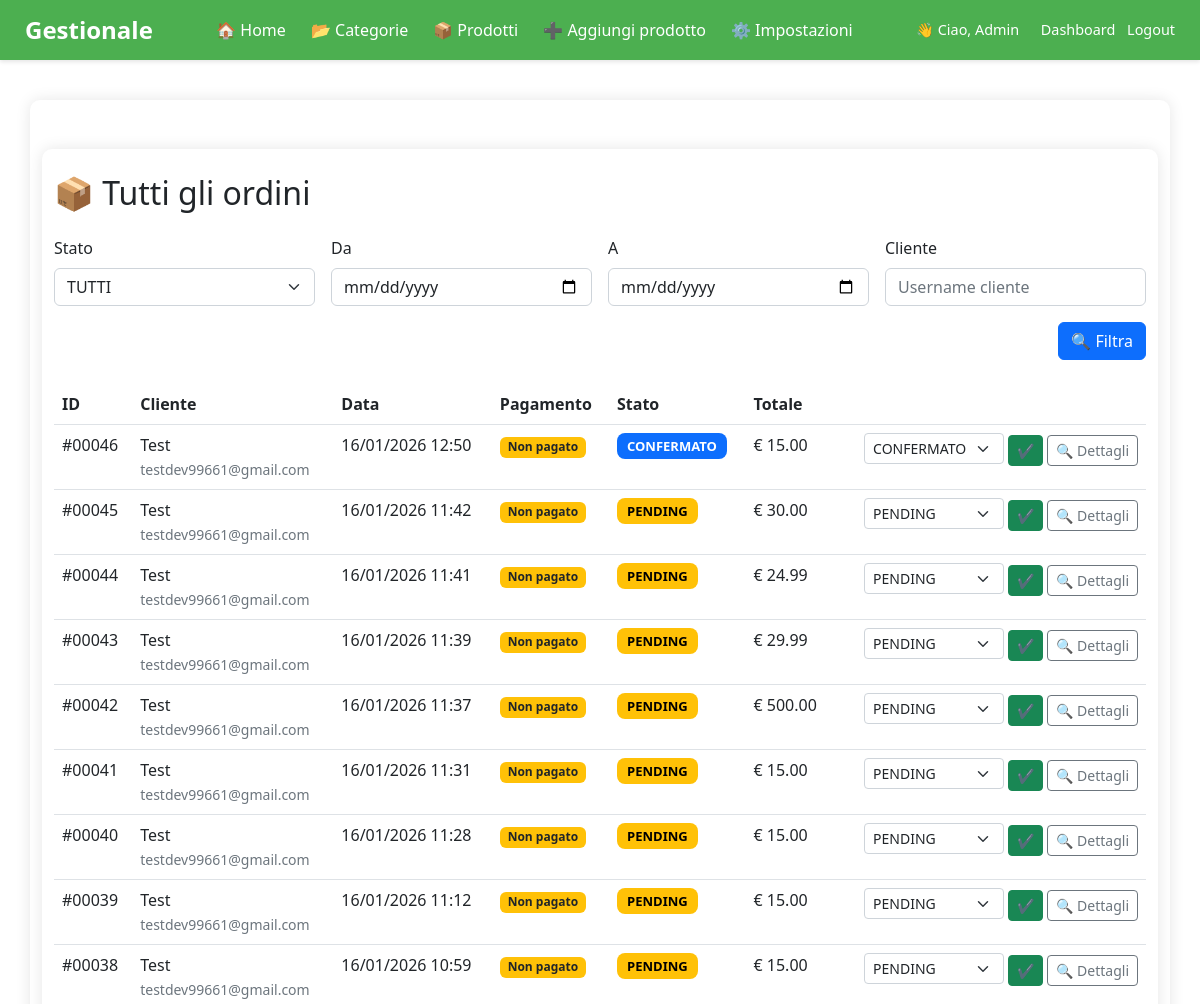
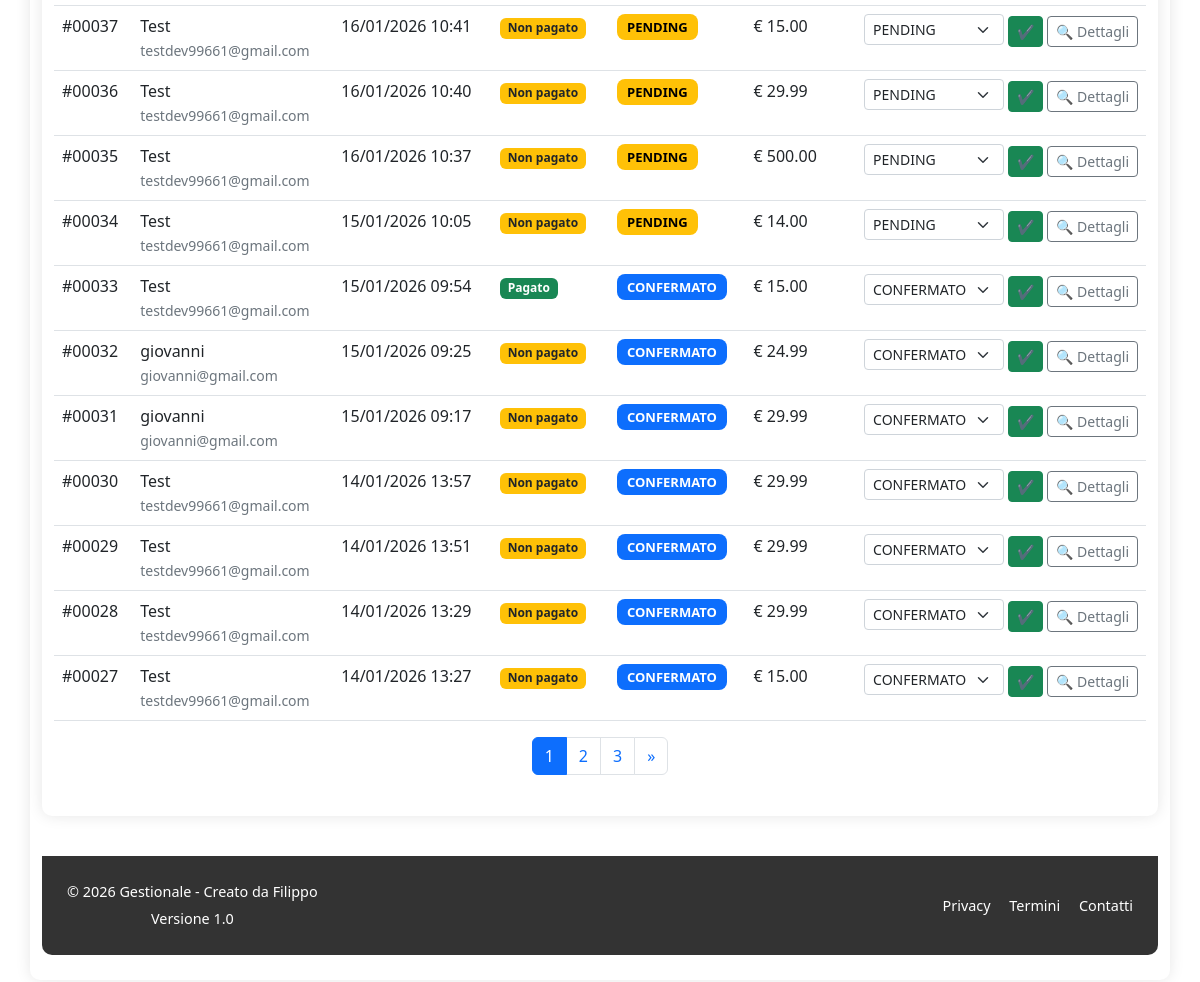
/admin/ordini (signed in), run on an earlier commit of the app's database (2 pictures, top to bottom).
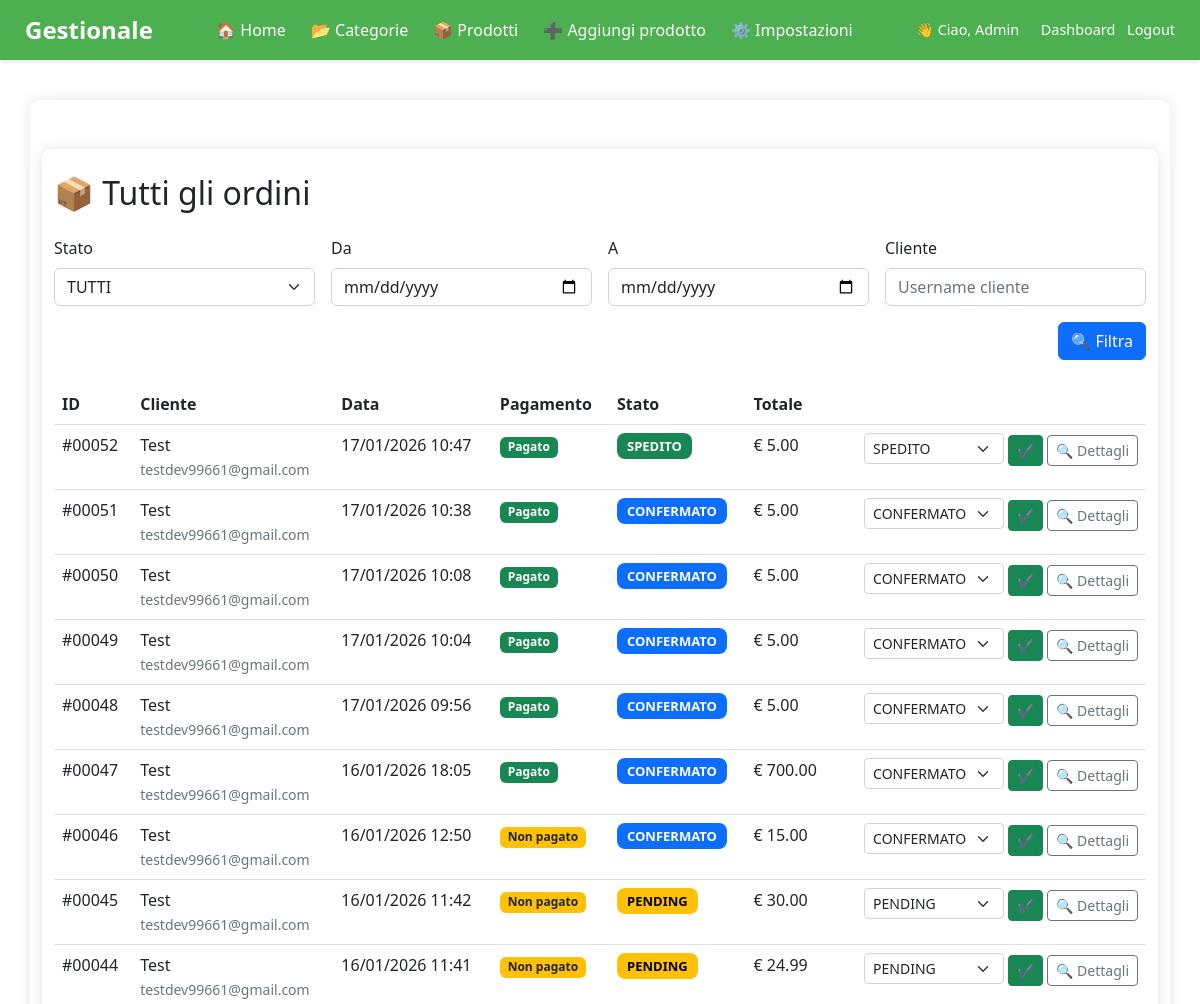
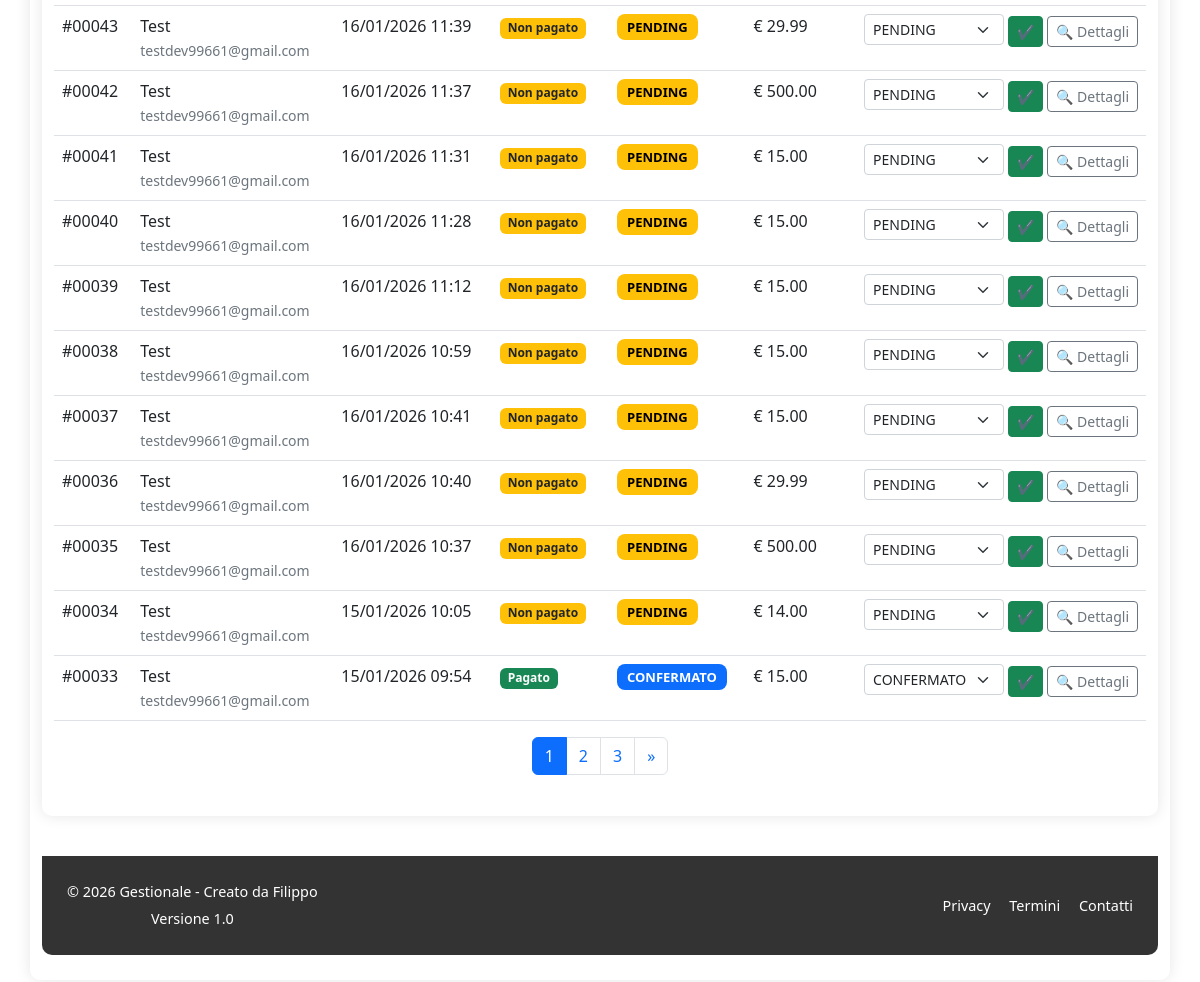
And on a later commit of the database (2 pictures, top to bottom).
### app/models.py (models this page shows, shortened)
class Ordine(db.Model):
    id = db.Column(db.Integer, primary_key=True)
    cliente_id = db.Column(db.Integer, db.ForeignKey('user.id'), nullable=False)
    data_ordine = db.Column(db.DateTime, default=datetime.utcnow)
    stato = db.Column(db.String(20), default='PENDING')  # PENDING, CONFERMATO, SPEDITO, CONSEGNATO
    totale = db.Column(db.Numeric(10, 2), default=0)
    note = db.Column(db.Text)
    cliente = db.relationship('User', backref='ordini')
    dettagli = db.relationship('OrdineDettaglio', backref='ordine', cascade="all, delete-orphan")
    nome = db.Column(db.String(100))
    cognome = db.Column(db.String(100))
    indirizzo = db.Column(db.String(200))
    citta = db.Column(db.String(100))
    cap = db.Column(db.String(20))
    provincia = db.Column(db.String(100))
    telefono = db.Column(db.String(30))
    email = db.Column(db.String(100))
    pagato = db.Column(db.Boolean, default=False)
    stripe_session_id = db.Column(db.String(100))

class User(UserMixin, db.Model):
    id = db.Column(db.Integer, primary_key=True)
    username = db.Column(db.String(80), unique=True, nullable=False)
    email = db.Column(db.String(120), unique=True, nullable=False)
    password_hash = db.Column(db.String(200), nullable=False)
    ruolo = db.Column(db.String(20), nullable=False, default="CLIENTE")  # CLIENTE, FORNITORE, ADMIN
    ragione_sociale = db.Column(db.String(100))
    partita_iva = db.Column(db.String(20))
    telefono = db.Column(db.String(20))
    prodotti = db.relationship(
        'Prodotto',
        secondary=fornitore_prodotto,
        back_populates='fornitori'
    )

### app/routes.py (the view)
@main.route('/admin/ordini')
@login_required
@admin_required
def gestione_ordini_admin():
    print("PARAMETRI GET:", request.args)
    stato = request.args.get('stato')
    data_da = request.args.get('data_da')
    data_a = request.args.get('data_a')
    cliente = request.args.get('cliente')
    page = request.args.get('page', 1, type=int)
    query = Ordine.query.join(Ordine.cliente)
    if stato and stato != "Tutti":
        query = query.filter(Ordine.stato == stato)
    if cliente:
        query = query.filter(db.func.lower(User.username).like(f"%{cliente.lower()}%"))
    from datetime import datetime
    if data_da:
        try:
            data_da = datetime.strptime(data_da, "%Y-%m-%d")
            query = query.filter(Ordine.data_ordine >= data_da)
        except ValueError:
            pass
    if data_a:
        try:
            data_a = datetime.strptime(data_a, "%Y-%m-%d")
            query = query.filter(Ordine.data_ordine <= data_a)
        except ValueError:
            pass
    ordini = query.order_by(Ordine.data_ordine.desc()).paginate(page=page, per_page=20)
    stati = ['PENDING', 'CONFERMATO', 'SPEDITO', 'CONSEGNATO', 'ANNULLATO']
    return render_template(
        'ordini/ordini_admin.html',
        ordini=ordini,
        stati=stati,
        stato_corrente=stato
    )

### app/__init__.py (called while the page is built)
def create_app():
    app = Flask(__name__)
    env = os.getenv('FLASK_ENV', 'development')
    app.config.from_object(config[env])
    app.config['STRIPE_WEBHOOK_SECRET'] = os.environ.get('STRIPE_WEBHOOK_SECRET')
    stripe.api_key = app.config['STRIPE_SECRET_KEY']
    mail.init_app(app)
    db.init_app(app)
    migrate.init_app(app, db)
    login_manager.init_app(app)
    from app.models import User
    @login_manager.user_loader
    def load_user(user_id):
        return User.query.get(int(user_id))
    from app.auth.routes import auth
    app.register_blueprint(auth)
    from app.webhook import webhook_bp
    app.register_blueprint(webhook_bp)
    from app.routes import main
    app.register_blueprint(main)
    return app

### app/templates/ordini/ordini_admin.html (shortened to what the changed rows need)
{% extends 'layout/base.html' %}
{% block content %}
<div class="container mt-4">
    <h2 class="mb-4">📦 Tutti gli ordini</h2>
    <table class="table table-hover">
        <thead>
            <tr>
                <th>ID</th>
                <th>Cliente</th>
                <th>Data</th>
                <th>Pagamento</th>
                <th>Stato</th>
                <th>Totale</th>
                <th></th>
            </tr>
        </thead>
        <tbody>
            {% for ordine in ordini.items %}
            <tr>
                <td>#{{ "%05d"|format(ordine.id) }}</td>
                <td>
                    {{ ordine.cliente.username }}
                    <br>
                    <small class="text-muted">{{ ordine.cliente.email }}</small>
                </td>
                <td>{{ ordine.data_ordine.strftime('%d/%m/%Y %H:%M') }}</td>
                <td>
                    {% if ordine.pagato %}
                        <span class="badge bg-success">Pagato</span>
                    {% else %}
                        <span class="badge bg-warning text-dark">Non pagato</span>
                    {% endif %}
                </td>
                <td>
                    {% set s = ordine.stato.lower() %}
                    <span class="status-badge {{ s }}"> {{ ordine.stato }}</span>
                </td>
                <td>€ {{ "%.2f"|format(ordine.totale) }}</td>
                <td class="text-end">
                    <form method="POST" action="{{ url_for('main.modifica_stato_ordine', id=ordine.id) }}" class="d-inline">
                        <select name="stato" class="form-select form-select-sm d-inline w-auto">
                            {% for s in stati %}
                                <option value="{{ s }}" {% if ordine.stato == s %}selected{% endif %}>
                                    {{ s }}
                                </option>
                            {% endfor %}
                        </select>
                        <button class="btn btn-sm btn-success">✔</button>
                    </form>
                    <a href="{{ url_for('main.dettaglio_ordine', id=ordine.id) }}"
                       class="btn btn-sm btn-outline-secondary">
                        🔍 Dettagli
                    </a>
                </td>
            </tr>
            {% endfor %}
        </tbody>
    </table>
    <nav>
        <ul class="pagination justify-content-center">
            {% for p in ordini.iter_pages() %}
                {% if p %}
                    <li class="page-item {% if p == ordini.page %}active{% endif %}">
                        <a class="page-link"
                           href="?page={{ p }}&{{ request.query_string.decode() }}">{{ p }}</a>
                    </li>
                {% else %}
                    <li class="page-item disabled"><span class="page-link">…</span></li>
                {% endif %}
            {% endfor %}
        </ul>
    </nav>
</div>
{% endblock %}

What changed in the data, as far as the page shows it:
no longer on this page (row unchanged): Ordine: id "00032", cliente.username "giovanni", cliente.email "giovanni@gmail.com", data_ordine "15/01/2026 09:25", shows "Non pagato", stato "CONFERMATO", totale "24.99"
no longer on this page (row unchanged): Ordine: id "00031", cliente.username "giovanni", cliente.email "giovanni@gmail.com", data_ordine "15/01/2026 09:17", shows "Non pagato", stato "CONFERMATO", totale "29.99"
no longer on this page (row unchanged): Ordine: id "00030", cliente.username "Test", cliente.email "testdev99661@gmail.com", data_ordine "14/01/2026 13:57", shows "Non pagato", stato "CONFERMATO", totale "29.99"
no longer on this page (row unchanged): Ordine: id "00029", cliente.username "Test", cliente.email "testdev99661@gmail.com", data_ordine "14/01/2026 13:51", shows "Non pagato", stato "CONFERMATO", totale "29.99"
no longer on this page (row unchanged): Ordine: id "00028", cliente.username "Test", cliente.email "testdev99661@gmail.com", data_ordine "14/01/2026 13:29", shows "Non pagato", stato "CONFERMATO", totale "29.99"
no longer on this page (row unchanged): Ordine: id "00027", cliente.username "Test", cliente.email "testdev99661@gmail.com", data_ordine "14/01/2026 13:27", shows "Non pagato", stato "CONFERMATO", totale "15.00"
added Ordine: id "00052", cliente.username "Test", cliente.email "testdev99661@gmail.com", data_ordine "17/01/2026 10:47", pagato "Pagato", stato "SPEDITO", totale "5.00"
added Ordine: id "00051", cliente.username "Test", cliente.email "testdev99661@gmail.com", data_ordine "17/01/2026 10:38", pagato "Pagato", stato "CONFERMATO", totale "5.00"
added Ordine: id "00050", cliente.username "Test", cliente.email "testdev99661@gmail.com", data_ordine "17/01/2026 10:08", pagato "Pagato", stato "CONFERMATO", totale "5.00"
added Ordine: id "00049", cliente.username "Test", cliente.email "testdev99661@gmail.com", data_ordine "17/01/2026 10:04", pagato "Pagato", stato "CONFERMATO", totale "5.00"
added Ordine: id "00048", cliente.username "Test", cliente.email "testdev99661@gmail.com", data_ordine "17/01/2026 09:56", pagato "Pagato", stato "CONFERMATO", totale "5.00"
added Ordine: id "00047", cliente.username "Test", cliente.email "testdev99661@gmail.com", data_ordine "16/01/2026 18:05", pagato "Pagato", stato "CONFERMATO", totale "700.00"
